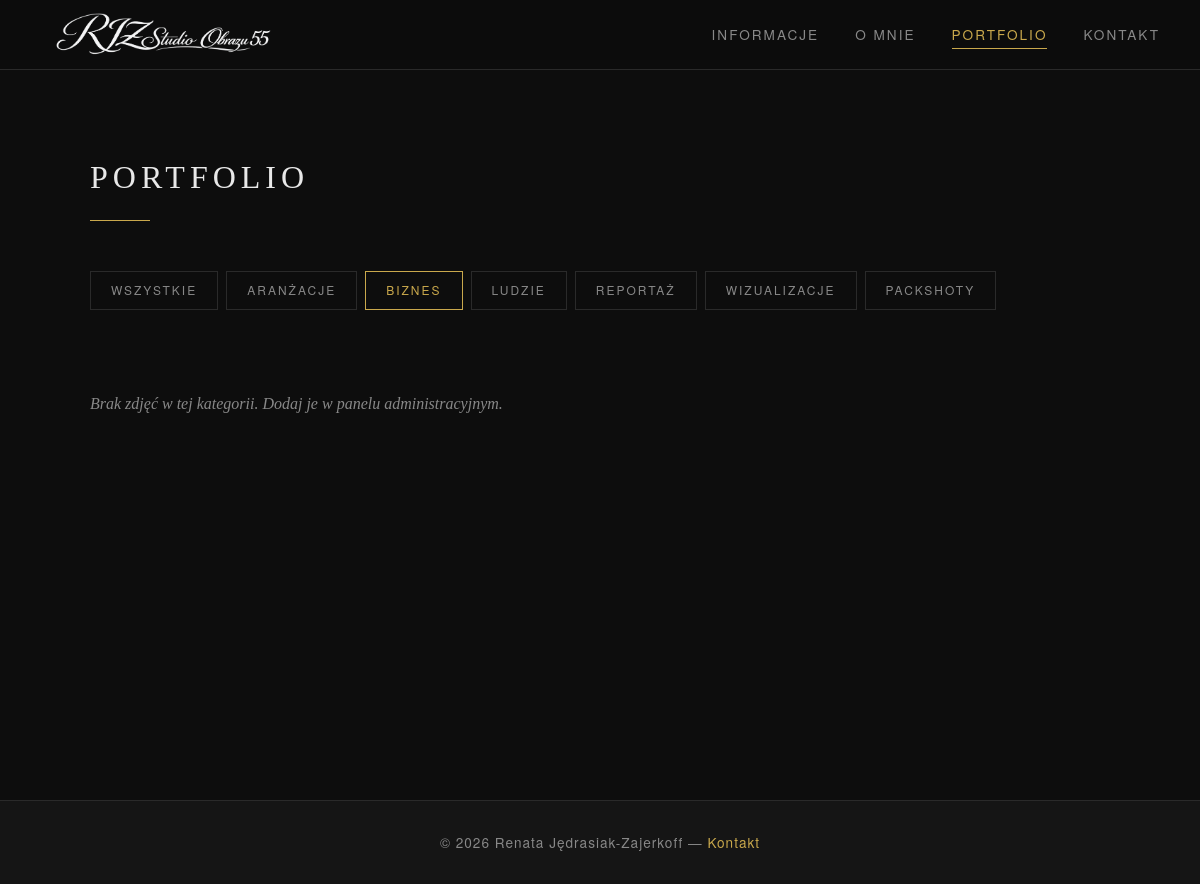
/portfolio/biznes/, run on an earlier commit of the app's database.
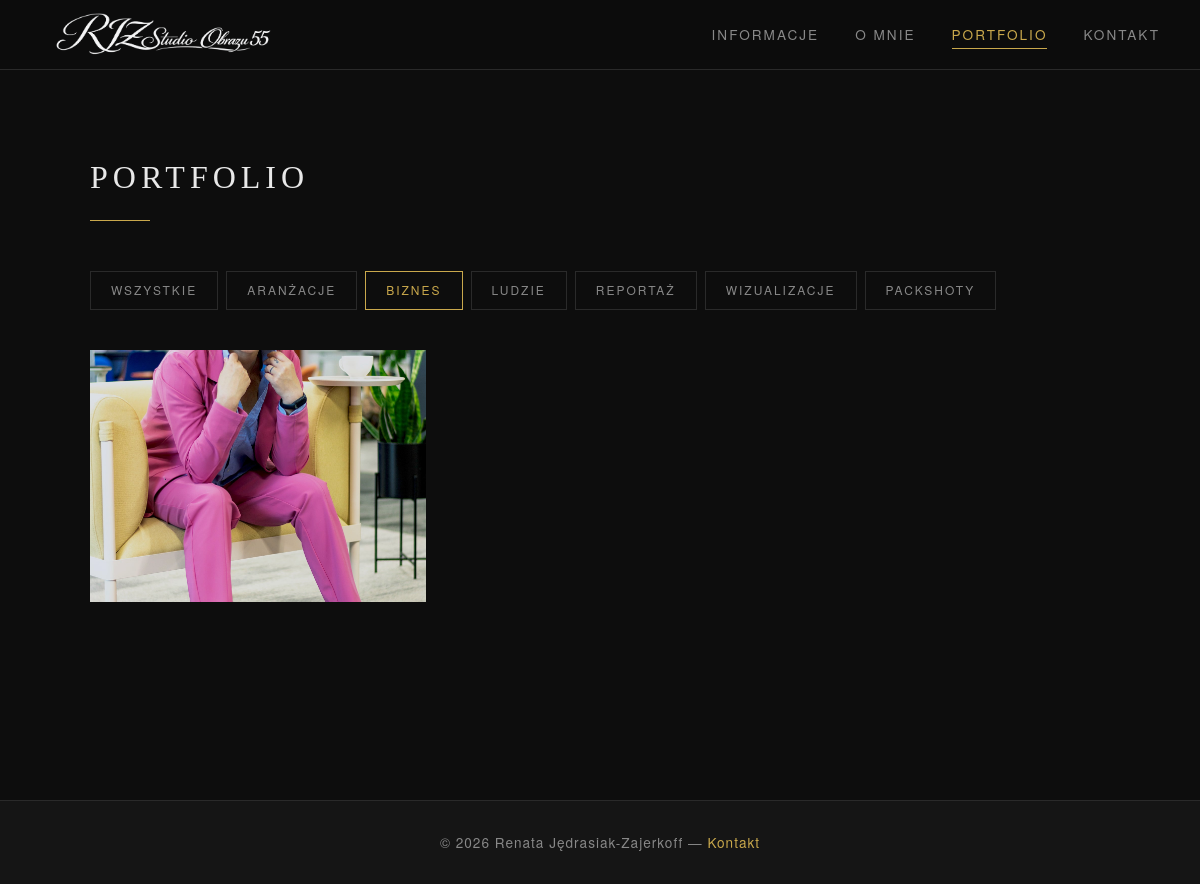
And on a later commit of the database.
### portfolio/models.py (models this page shows, shortened)
class SiteInfo(models.Model):
    title = models.CharField("Tytuł strony", max_length=200, default="Fotograf")
    logo = models.ImageField("Logo (w nawigacji)", upload_to='logo/', blank=True, null=True,
                             help_text="Zalecana wysokość: 40–50px. Jeśli nie wgrasz logo, wyświetli się tekst.")
    tagline = models.CharField("Podtytuł / hasło", max_length=300, blank=True)
    hero_image = models.ImageField("Zdjęcie główne (hero)", upload_to='hero/', blank=True, null=True)
    info_content = models.TextField("Treść sekcji Informacje")
    updated_at = models.DateTimeField(auto_now=True)
    class Meta:
        verbose_name = "Informacje o stronie"
        verbose_name_plural = "Informacje o stronie"

class PortfolioCategory(models.Model):
    name = models.CharField("Nazwa kategorii", max_length=100)
    slug = models.SlugField("Slug URL", unique=True)
    order = models.PositiveIntegerField("Kolejność", default=0)
    class Meta:
        verbose_name = "Kategoria portfolio"
        verbose_name_plural = "Kategorie portfolio"
        ordering = ['order', 'name']

class PortfolioPhoto(models.Model):
    category = models.ForeignKey(
        PortfolioCategory,
        on_delete=models.SET_NULL,
        null=True, blank=True,
        related_name='photos',
        verbose_name="Kategoria"
    )
    title = models.CharField("Tytuł", max_length=200, blank=True)
    description = models.TextField("Opis", blank=True)
    image = models.ImageField("Zdjęcie", upload_to='portfolio/')
    order = models.PositiveIntegerField("Kolejność", default=0)
    is_featured = models.BooleanField("Wyróżnione (na stronie głównej)", default=False)
    created_at = models.DateTimeField(auto_now_add=True)
    class Meta:
        verbose_name = "Zdjęcie portfolio"
        verbose_name_plural = "Zdjęcia portfolio"
        ordering = ['order', '-created_at']

### portfolio/views.py (the view)
# urls.py: path('portfolio/', views.portfolio_view, name='portfolio'),
def portfolio_view(request, slug=None):
    site_info = get_site_info()
    categories = safe_db_call(
        lambda: list(PortfolioCategory.objects.all()),
        [],
        "Loading portfolio categories",
    )
    active_category = None
    if slug:
        try:
            active_category = get_object_or_404(PortfolioCategory, slug=slug)
            photos = list(PortfolioPhoto.objects.filter(category=active_category))
        except DB_EXCEPTIONS:
            logger.exception("Loading portfolio category failed.")
            active_category = None
            photos = []
    else:
        photos = safe_db_call(
            lambda: list(PortfolioPhoto.objects.all()),
            [],
            "Loading portfolio photos",
        )
    return render(
        request,
        "portfolio/portfolio.html",
        {
            "photos": photos,
            "categories": categories,
            "active_category": active_category,
            "site_info": site_info,
            "active": "portfolio",
        },
    )

### portfolio/views.py (called while the page is built)
def safe_db_call(callback, default, label):
    try:
        return callback()
    except DB_EXCEPTIONS:
        logger.exception("%s failed.", label)
        return default

def get_site_info():
    return safe_db_call(lambda: SiteInfo.objects.first(), None, "Loading site info")

### templates/portfolio/portfolio.html (shortened to what this page needs)
{% extends 'base.html' %}
{% block content %}
<div class="section">
    <h2 class="section-title">Portfolio</h2>
    <div class="category-tabs">
        <a href="{% url 'portfolio' %}" class="tab-btn {% if not active_category %}active{% endif %}">Wszystkie</a>
        {% for cat in categories %}
        <a href="{% url 'portfolio_category' cat.slug %}"
           class="tab-btn {% if active_category.slug == cat.slug %}active{% endif %}">
            {{ cat.name }}
        </a>
        {% endfor %}
    </div>
    {% if photos %}
    <div class="photo-grid">
        {% for photo in photos %}
        <div
            class="photo-item"
            data-lightbox-src="{{ photo.image.url }}"
            data-lightbox-alt="{{ photo.title }}"
            data-lightbox-title="{{ photo.title }}"
            data-lightbox-description="{{ photo.description }}"
        >
            <img src="{{ photo.image.url }}" alt="{{ photo.title }}" loading="lazy">
        </div>
        {% endfor %}
    </div>
    {% else %}
    <p class="no-photos">Brak zdjęć w tej kategorii. Dodaj je w panelu administracyjnym.</p>
    {% endif %}
</div>
{% endblock %}

### templates/base.html (shortened to what this page needs)
<!DOCTYPE html>
<html lang="pl">
<head>
</head>
<body>
<nav>
    <a href="{% url 'informacje' %}" class="nav-logo">
        {% if site_info and site_info.logo %}
            <img src="{{ site_info.logo.url }}" alt="{{ site_info.title }}" class="nav-logo-img">
        {% elif site_info %}
            {{ site_info.title }}
        {% else %}
            <span>Foto</span>grafia
        {% endif %}
    </a>
    <ul class="nav-links" id="navLinks">
        <li><a href="{% url 'informacje' %}" class="{% if active == 'informacje' %}active{% endif %}">Informacje</a></li>
        <li><a href="{% url 'o_mnie' %}" class="{% if active == 'o_mnie' %}active{% endif %}">O mnie</a></li>
        <li><a href="{% url 'portfolio' %}" class="{% if active == 'portfolio' %}active{% endif %}">Portfolio</a></li>
        <li><a href="{% url 'kontakt' %}" class="{% if active == 'kontakt' %}active{% endif %}">Kontakt</a></li>
    </ul>
</nav>
<main>
    {% block content %}{% endblock %}
</main>
<footer>
    <p>&copy; {% now "Y" %} {% if site_info %}{{ site_info.title }}{% else %}Fotograf{% endif %} &mdash;
        <a href="{% url 'kontakt' %}">Kontakt</a>
    </p>
</footer>
</body>
</html>

What changed in the data, as far as the page shows it:
now on this page (row edited): PortfolioPhoto: image (picture)
Also different on the page:
text no longer shown: "Brak zdjęć w tej kategorii. Dodaj je w panelu administracyjnym."
